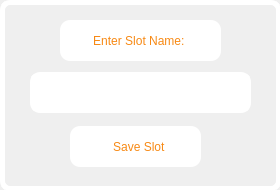
<?xml version="1.0" encoding="UTF-8"?>
<ui version="4.0">
 <class>SaveSlotWindow</class>
 <widget class="QDialog" name="SaveSlotWindow">
  <property name="geometry">
   <rect>
    <x>0</x>
    <y>0</y>
    <width>280</width>
    <height>190</height>
   </rect>
  </property>
  <property name="windowTitle">
   <string>Save Slot</string>
  </property>
  <property name="windowIcon">
   <iconset>
    <normaloff>Icons/Save.png</normaloff>Icons/Save.png</iconset>
  </property>
  <property name="styleSheet">
   <string notr="true"/>
  </property>
  <widget class="QWidget" name="centralwidget" native="true">
   <property name="geometry">
    <rect>
     <x>20</x>
     <y>10</y>
     <width>241</width>
     <height>161</height>
    </rect>
   </property>
   <widget class="QLabel" name="SlotNameLabel">
    <property name="geometry">
     <rect>
      <x>40</x>
      <y>10</y>
      <width>161</width>
      <height>41</height>
     </rect>
    </property>
    <property name="styleSheet">
     <string notr="true">background-color: rgb(255, 255, 255);
font: Bold 12pt &quot;Ubuntu&quot;;
color: rgb(247, 137, 20);
border-radius:10px;</string>
    </property>
    <property name="text">
     <string>Enter Slot Name: </string>
    </property>
    <property name="alignment">
     <set>Qt::AlignCenter</set>
    </property>
   </widget>
   <widget class="QTextEdit" name="SlotName">
    <property name="geometry">
     <rect>
      <x>10</x>
      <y>62</y>
      <width>221</width>
      <height>41</height>
     </rect>
    </property>
    <property name="styleSheet">
     <string notr="true">background-color: rgb(255, 255, 255);
font: 12pt &quot;Ubuntu&quot;;
color: rgb(247, 137, 20);
border-radius:10px;
border : 2px solid white;
border-top: 6px solid white;
border-style: solid;</string>
    </property>
   </widget>
   <widget class="QPushButton" name="SaveSlotBtn">
    <property name="enabled">
     <bool>true</bool>
    </property>
    <property name="geometry">
     <rect>
      <x>50</x>
      <y>116</y>
      <width>131</width>
      <height>41</height>
     </rect>
    </property>
    <property name="minimumSize">
     <size>
      <width>131</width>
      <height>41</height>
     </size>
    </property>
    <property name="maximumSize">
     <size>
      <width>131</width>
      <height>41</height>
     </size>
    </property>
    <property name="styleSheet">
     <string notr="true">background-color: rgb(255, 255, 255);
font: Bold 12pt &quot;Ubuntu&quot;;
color: rgb(247, 137, 20);
border-radius:10px;</string>
    </property>
    <property name="text">
     <string>  Save Slot</string>
    </property>
    <property name="icon">
     <iconset>
      <normaloff>VM/ThemeSaver/GUI/Icons/Save.png</normaloff>VM/ThemeSaver/GUI/Icons/Save.png</iconset>
    </property>
   </widget>
  </widget>
  <widget class="QLabel" name="BorderLabel">
   <property name="geometry">
    <rect>
     <x>0</x>
     <y>0</y>
     <width>281</width>
     <height>191</height>
    </rect>
   </property>
   <property name="styleSheet">
    <string notr="true">border: 5px solid white;
border-radius: 10px;</string>
   </property>
   <property name="text">
    <string/>
   </property>
  </widget>
  <zorder>BorderLabel</zorder>
  <zorder>centralwidget</zorder>
 </widget>
 <resources/>
 <connections/>
</ui>
